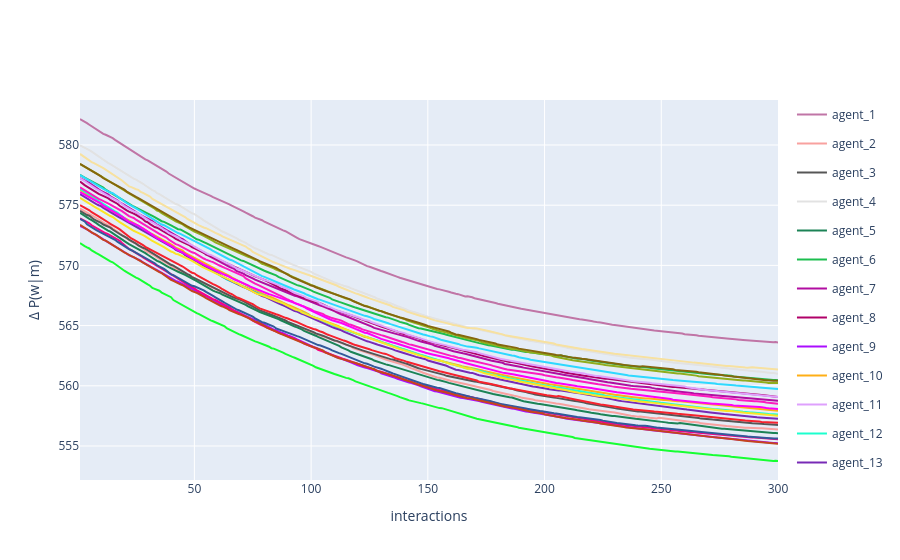

The code cell stored with this chart in its notebook:
### Code cell
fig = multi_agent_update_plot_from_df(
    vocab_dif,
    time_col='interaction_no',
    dif_col='delta'
)

fig.update_layout(
    # title='Dyadic interaction in a random environment',
    yaxis_title='Δ P(w|m)',
    xaxis_title='interactions'
)
fig.show()

### Figure 1 — Plotly figure (JSON) as saved in the notebook; plotly's stock layout.template omitted (floating-point values rounded to 4 significant figures; data arrays with more than 128 entries replaced by an {"elided": "..."} marker saying what was removed)
{"data": [{"legendgroup": "agent_1", "line": {"color": "#C075A6"}, "mode": "lines", "name": "agent_1", "showlegend": true, "x": {"elided": "300 int values"}, "y": {"elided": "300 float values"}, "type": "scatter"}, {"legendgroup": "agent_2", "line": {"color": "#F8A19F"}, "mode": "lines", "name": "agent_2", "showlegend": true, "x": {"elided": "300 int values"}, "y": {"elided": "300 float values"}, "type": "scatter"}, {"legendgroup": "agent_3", "line": {"color": "#565656"}, "mode": "lines", "name": "agent_3", "showlegend": true, "x": {"elided": "300 int values"}, "y": {"elided": "300 float values"}, "type": "scatter"}, {"legendgroup": "agent_4", "line": {"color": "#E2E2E2"}, "mode": "lines", "name": "agent_4", "showlegend": true, "x": {"elided": "300 int values"}, "y": {"elided": "300 float values"}, "type": "scatter"}, {"legendgroup": "agent_5", "line": {"color": "#1C8356"}, "mode": "lines", "name": "agent_5", "showlegend": true, "x": {"elided": "300 int values"}, "y": {"elided": "300 float values"}, "type": "scatter"}, {"legendgroup": "agent_6", "line": {"color": "#1CBE4F"}, "mode": "lines", "name": "agent_6", "showlegend": true, "x": {"elided": "300 int values"}, "y": {"elided": "300 float values"}, "type": "scatter"}, {"legendgroup": "agent_7", "line": {"color": "#B10DA1"}, "mode": "lines", "name": "agent_7", "showlegend": true, "x": {"elided": "300 int values"}, "y": {"elided": "300 float values"}, "type": "scatter"}, {"legendgroup": "agent_8", "line": {"color": "#B00068"}, "mode": "lines", "name": "agent_8", "showlegend": true, "x": {"elided": "300 int values"}, "y": {"elided": "300 float values"}, "type": "scatter"}, {"legendgroup": "agent_9", "line": {"color": "#AA0DFE"}, "mode": "lines", "name": "agent_9", "showlegend": true, "x": {"elided": "300 int values"}, "y": {"elided": "300 float values"}, "type": "scatter"}, {"legendgroup": "agent_10", "line": {"color": "#FEAF16"}, "mode": "lines", "name": "agent_10", "showlegend": true, "x": {"elided": "300 int values"}, "y": {"elided": "300 float values"}, "type": "scatter"}, {"legendgroup": "agent_11", "line": {"color": "#DEA0FD"}, "mode": "lines", "name": "agent_11", "showlegend": true, "x": {"elided": "300 int values"}, "y": {"elided": "300 float values"}, "type": "scatter"}, {"legendgroup": "agent_12", "line": {"color": "#1CFFCE"}, "mode": "lines", "name": "agent_12", "showlegend": true, "x": {"elided": "300 int values"}, "y": {"elided": "300 float values"}, "type": "scatter"}, {"legendgroup": "agent_13", "line": {"color": "#782AB6"}, "mode": "lines", "name": "agent_13", "showlegend": true, "x": {"elided": "300 int values"}, "y": {"elided": "300 float values"}, "type": "scatter"}, {"legendgroup": "agent_14", "line": {"color": "#16FF32"}, "mode": "lines", "name": "agent_14", "showlegend": true, "x": {"elided": "300 int values"}, "y": {"elided": "300 float values"}, "type": "scatter"}, {"legendgroup": "agent_15", "line": {"color": "#F6222E"}, "mode": "lines", "name": "agent_15", "showlegend": true, "x": {"elided": "300 int values"}, "y": {"elided": "300 float values"}, "type": "scatter"}, {"legendgroup": "agent_16", "line": {"color": "#FC1CBF"}, "mode": "lines", "name": "agent_16", "showlegend": true, "x": {"elided": "300 int values"}, "y": {"elided": "300 float values"}, "type": "scatter"}, {"legendgroup": "agent_17", "line": {"color": "#FA0087"}, "mode": "lines", "name": "agent_17", "showlegend": true, "x": {"elided": "300 int values"}, "y": {"elided": "300 float values"}, "type": "scatter"}, {"legendgroup": "agent_18", "line": {"color": "#90AD1C"}, "mode": "lines", "name": "agent_18", "showlegend": true, "x": {"elided": "300 int values"}, "y": {"elided": "300 float values"}, "type": "scatter"}, {"legendgroup": "agent_19", "line": {"color": "#2ED9FF"}, "mode": "lines", "name": "agent_19", "showlegend": true, "x": {"elided": "300 int values"}, "y": {"elided": "300 float values"}, "type": "scatter"}, {"legendgroup": "agent_20", "line": {"color": "#FBE426"}, "mode": "lines", "name": "agent_20", "showlegend": true, "x": {"elided": "300 int values"}, "y": {"elided": "300 float values"}, "type": "scatter"}, {"legendgroup": "agent_21", "line": {"color": "#325A9B"}, "mode": "lines", "name": "agent_21", "showlegend": true, "x": {"elided": "300 int values"}, "y": {"elided": "300 float values"}, "type": "scatter"}, {"legendgroup": "agent_22", "line": {"color": "#FE00FA"}, "mode": "lines", "name": "agent_22", "showlegend": true, "x": {"elided": "300 int values"}, "y": {"elided": "300 float values"}, "type": "scatter"}, {"legendgroup": "agent_23", "line": {"color": "#85660D"}, "mode": "lines", "name": "agent_23", "showlegend": true, "x": {"elided": "300 int values"}, "y": {"elided": "300 float values"}, "type": "scatter"}, {"legendgroup": "agent_24", "line": {"color": "#C4451C"}, "mode": "lines", "name": "agent_24", "showlegend": true, "x": {"elided": "300 int values"}, "y": {"elided": "300 float values"}, "type": "scatter"}, {"legendgroup": "agent_25", "line": {"color": "#F7E1A0"}, "mode": "lines", "name": "agent_25", "showlegend": true, "x": {"elided": "300 int values"}, "y": {"elided": "300 float values"}, "type": "scatter"}], "layout": {"yaxis": {"title": {"text": "Δ P(w|m)"}}, "xaxis": {"title": {"text": "interactions"}}}}
